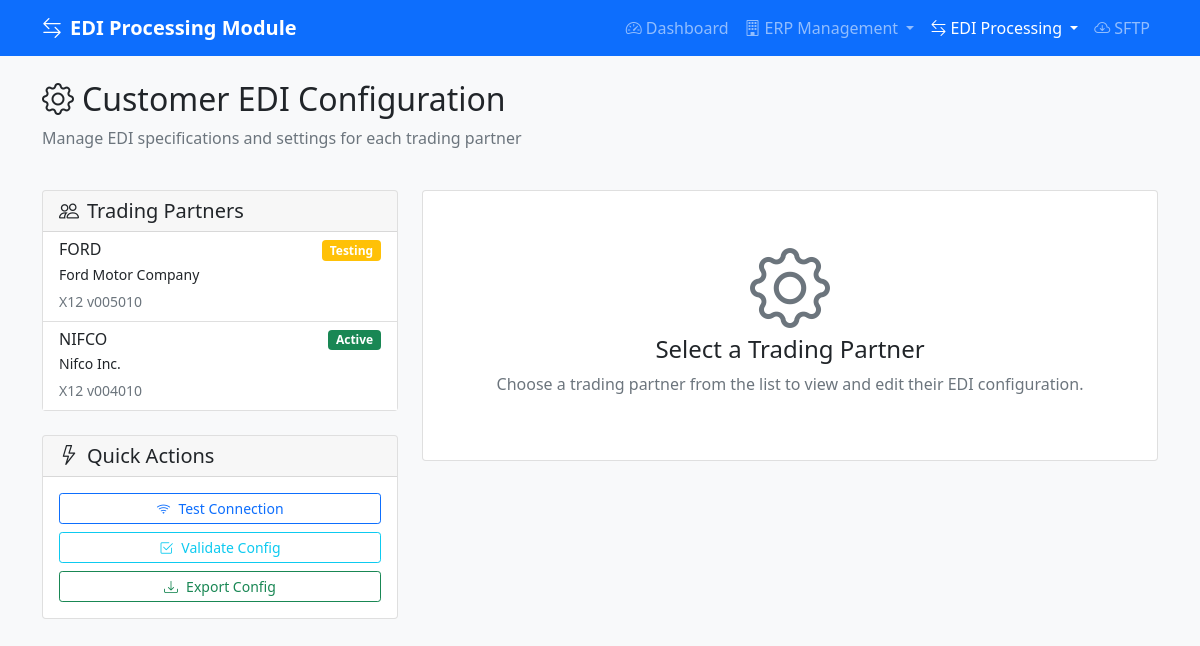
/src/public/index.php?page=customer_config, run on the app's committed database.
### tables this page shows
CREATE TABLE `trading_partners` (
  `id` int NOT NULL AUTO_INCREMENT,
  `partner_code` varchar(20) NOT NULL,
  `name` varchar(100) NOT NULL,
  `edi_id` varchar(15) NOT NULL,
  `edi_standard` enum('X12','EDIFACT','TRADACOMS','CUSTOM') DEFAULT 'X12',
  `edi_version` varchar(10) DEFAULT '004010',
  `date_format` varchar(20) DEFAULT 'MM/DD/YYYY',
  `po_number_format` varchar(50) DEFAULT 'NNNNNN-NNN',
  `default_organization` varchar(100) DEFAULT 'NIFCO',
  `default_supplier` varchar(100) DEFAULT 'GREENFIELD PRECISION PLASTICS LLC',
  `default_uom` varchar(10) DEFAULT 'EACH',
  `field_mappings` json DEFAULT NULL COMMENT 'Customer-specific field name mappings',
  `business_rules` json DEFAULT NULL COMMENT 'Customer-specific business rules and calculations',
  `communication_config` json DEFAULT NULL COMMENT 'SFTP, AS2, API connection details',
  `template_config` json DEFAULT NULL COMMENT 'Import/Export template configurations',
  `connection_type` enum('AS2','SFTP','FTP','VAN','API') DEFAULT 'SFTP',
  `status` enum('active','inactive','testing') DEFAULT 'testing',
  `contact_email` varchar(255) DEFAULT NULL,
  `created_at` timestamp NULL DEFAULT CURRENT_TIMESTAMP,
  `updated_at` timestamp NULL DEFAULT CURRENT_TIMESTAMP ON UPDATE CURRENT_TIMESTAMP,
  PRIMARY KEY (`id`),
  UNIQUE KEY `partner_code` (`partner_code`),
  KEY `idx_partner_code` (`partner_code`),
  KEY `idx_edi_id` (`edi_id`),
  KEY `idx_edi_standard` (`edi_standard`),
  KEY `idx_status_standard` (`status`,`edi_standard`)
);

### src/templates/customer_config.php (the view, shortened to what the rows shown need)
<?php
$selectedCustomer = $_GET['customer'] ?? '';
try {
    $conn = $db->getConnection();
    $customers = $conn->query("
        SELECT id, partner_code, name, edi_standard, edi_version, status
        FROM trading_partners
        ORDER BY partner_code
    ")->fetchAll();
} catch (Exception $e) {
    $customers = [];
    $error = "Database error: " . $e->getMessage();
}
?>
<div class="row mb-4">
    <div class="col-12">
        <h2><i class="bi bi-gear me-2"></i>Customer EDI Configuration</h2>
    </div>
</div>
<div class="row">
    <div class="col-lg-4">
        <div class="card mb-4">
            <div class="card-body p-0">
                <div class="list-group list-group-flush">
                    <?php foreach ($customers as $customer): ?>
                    <a href="?page=customer_config&customer=<?= $customer['id'] ?>&action=edit"
                       class="list-group-item list-group-item-action <?= $selectedCustomer == $customer['id'] ? 'active' : '' ?>">
                        <div class="d-flex justify-content-between align-items-start">
                            <div>
                                <h6 class="mb-1"><?= htmlspecialchars($customer['partner_code']) ?></h6>
                                <p class="mb-1 small"><?= htmlspecialchars($customer['name']) ?></p>
                                <small class="text-muted">
                                    <?= $customer['edi_standard'] ?> v<?= $customer['edi_version'] ?>
                                </small>
                            </div>
                            <span class="badge bg-<?= $customer['status'] === 'active' ? 'success' : ($customer['status'] === 'testing' ? 'warning' : 'secondary') ?>">
                                <?= ucfirst($customer['status']) ?>
                            </span>
                        </div>
                    </a>
                    <?php endforeach; ?>
                </div>
            </div>
        </div>
    </div>
</div>

### data on the page
trading_partners: partner_code "FORD", name "Ford Motor Company", edi_standard "X12", edi_version "005010", status "Testing"
trading_partners: partner_code "NIFCO", name "Nifco Inc.", edi_standard "X12", edi_version "004010", status "Active"

### other printed values
AppConfig::APP_NAME "EDI Processing Module"
